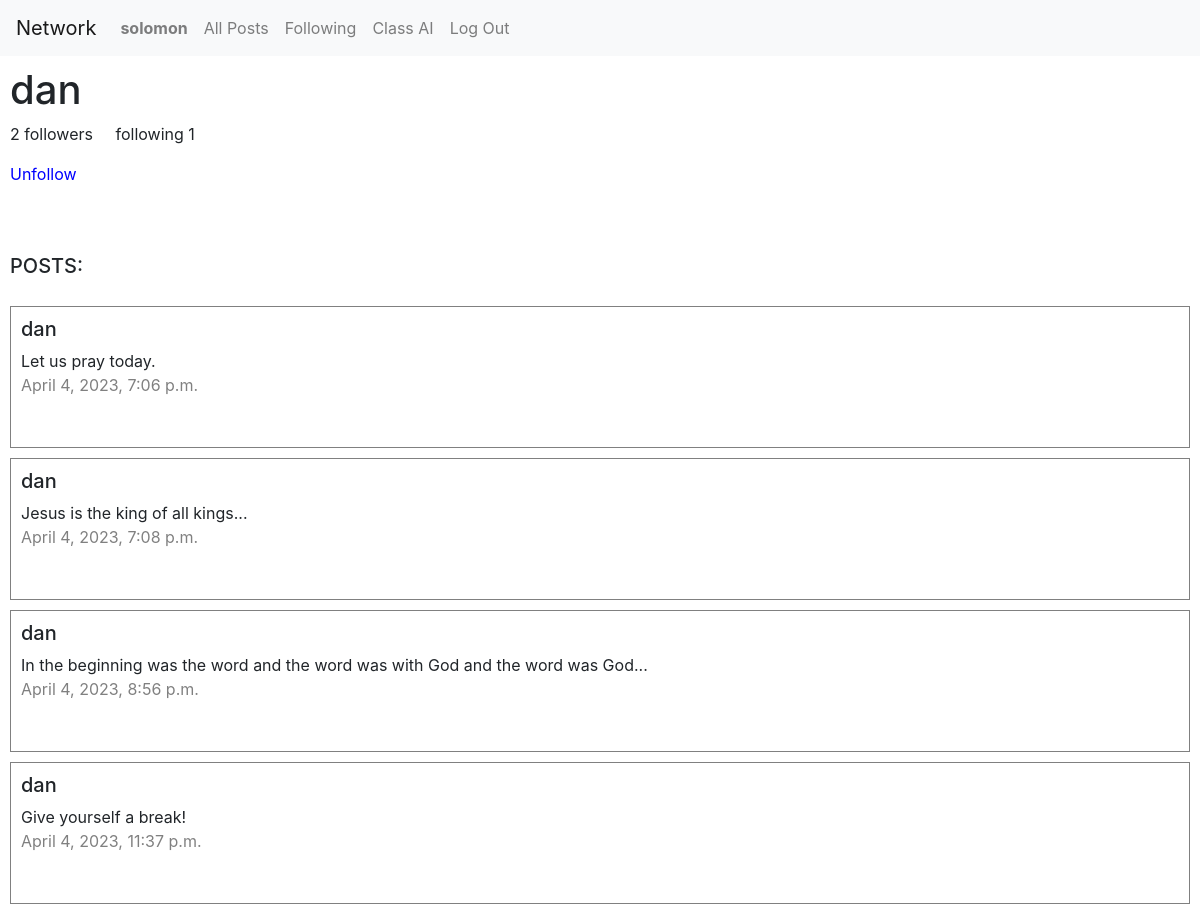
The page /unfollow/2/ (signed in) on the database its author committed.
### network/models.py (models this page shows, shortened)
class User(AbstractUser):
    pass

class Post(models.Model):
    text = models.TextField(default='')
    user = models.ForeignKey(User, on_delete=models.CASCADE)
    created_at = models.DateTimeField(auto_now_add=True)

### network/views.py (the view)
# urls.py: path("unfollow/<int:id>/", views.unfollow, name="unfollow"),
def unfollow(request, id):
    try:
        if request.method == "POST":
            profile = User.objects.get(pk=id)
            follower = Follow.objects.filter(follower=request.user, following=profile)
            follower.delete()
            return JsonResponse({'success': True})
        else:
            profile = User.objects.get(pk=id)
            posts = Post.objects.all().filter(user=profile)
            followings = Follow.objects.all().filter(follower=request.user, following=profile).exists()
            followers = Follow.objects.all().filter(following=profile)
            following = Follow.objects.all().filter(follower=profile)
            return render(request, "network/profile.html", {"posts":posts, "profile":profile, "followings":followings, "followers":followers.count(), "following":following.count()})
    except Exception as e:
        return JsonResponse({'success': False, 'error': str(e)})

### network/templates/network/profile.html (shortened to what this page needs)
{% extends "network/layout.html" %}
{% load static %}
{% block body %}
<div id="heading-align">
    <h1>{{profile}}</h1>
    {% if user.is_authenticated %}
        <p> {{followers}} followers &nbsp;&nbsp;&nbsp; following {{following}}</p>
        {% if profile.username != user.username %}
        <div id="unfollow-div">
            <form action="{% url 'unfollow' profile.pk %}" method="post" id="unfollow">
                <input type="submit" value="Unfollow" id="unfollow-id-btn" class="follow-btn">
            </form>
        </div>
        {% endif %}
    {% endif %}
</div><br><br>
<div id="heading-align"><h5>POSTS:</h5></div>
    {% for post in posts %}
    <div id="new-posts">
        <h5>{{post.user}}</h5>
        {{post.text}}
        <p class="date">{{post.created_at}}</p><br>
    </div>
    {% endfor %}
{% endblock %}

### network/templates/network/layout.html (shortened to what this page needs)
{% load static %}
<!DOCTYPE html>
<html lang="en">
    <head>
        <link rel="stylesheet" href="https://stackpath.bootstrapcdn.com/bootstrap/4.4.1/css/bootstrap.min.css">
        <link href="{% static 'network/styles.css' %}" rel="stylesheet">
    </head>
    <body>
        <nav class="navbar navbar-expand-lg navbar-light bg-light">
            <a class="navbar-brand" href="#">Network</a>
            <div>
              <ul class="navbar-nav mr-auto">
                {% if user.is_authenticated %}
                    <li class="nav-item">
                        <a class="nav-link" href="{% url 'profile' user.pk %}"><strong>{{ user.username }}</strong></a>
                    </li>
                {% endif %}
                <li class="nav-item">
                  <a class="nav-link" href="{% url 'index' %}">All Posts</a>
                </li>
                {% if user.is_authenticated %}
                    <li class="nav-item">
                        <a class="nav-link" href="{% url 'following' %}">Following</a>
                    </li>
                    <li class="nav-item">
                        <a class="nav-link" href="{% url 'class_ai' %}">Class AI</a>
                    </li>
                    <li class="nav-item">
                        <a class="nav-link" href="{% url 'logout' %}">Log Out</a>
                    </li>
                {% endif %}
              </ul>
            </div>
          </nav>
        <div class="body">
            {% block body %}
            {% endblock %}
        </div>
    </body>
</html>

### network/static/network/styles.css (style rules this page uses)
#new-posts { padding :10px; margin: 10px; border: 1px solid grey; }
.date { color: grey; }
#heading-align { padding: 10px; }
.follow-btn { background-color: transparent; border: none; color: blue; cursor: pointer; padding: 0; font-size: inherit; }

### rows shown on the page
User: username "solomon"
User: username "dan"
Post: user "dan", text "Let us pray today.", created_at "April 4, 2023, 7:06 p.m."
Post: user "dan", text "Jesus is the king of all kings...", created_at "April 4, 2023, 7:08 p.m."
Post: user "dan", text "In the beginning was the word and the word was with God and the word was God...", created_at "April 4, 2023, 8:56 p.m."
Post: user "dan", text "Give yourself a break!", created_at "April 4, 2023, 11:37 p.m."

### other values the page prints
{{ followers }} "2"
{{ following }} "1"
